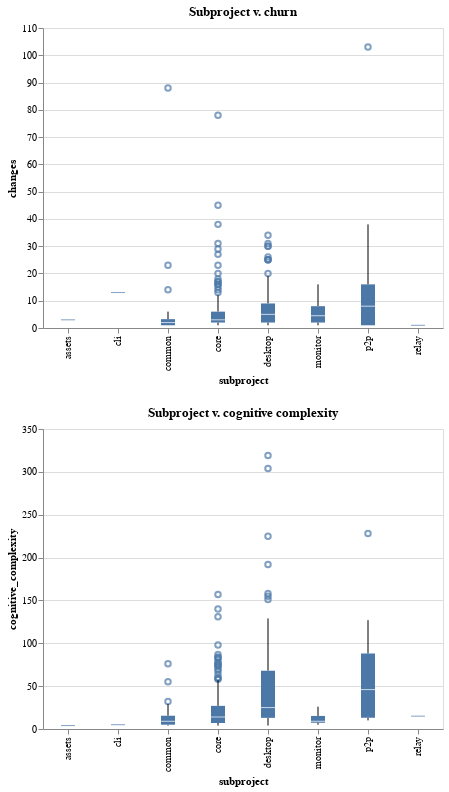

The code cell stored with this chart in its notebook:
### Code cell
df |>
@vlplot() + [
plot_x_v_y("subproject:n", "changes:q", "Subproject v. churn");
plot_x_v_y("subproject:n", "cognitive_complexity:q", "Subproject v. cognitive complexity");
]

### Figure 1 — Vega-Lite specification as saved in the notebook (floating-point values rounded to 4 significant figures; data arrays with more than 128 entries replaced by an {"elided": "..."} marker saying what was removed)
{"data": {"values": {"elided": "417 records"}}, "vconcat": [{"encoding": {"x": {"field": "subproject", "type": "nominal"}, "y": {"field": "changes", "type": "quantitative"}}, "mark": {"extent": 1.5, "type": "boxplot"}, "title": "Subproject v. churn", "width": 400}, {"encoding": {"x": {"field": "subproject", "type": "nominal"}, "y": {"field": "cognitive_complexity", "type": "quantitative"}}, "mark": {"extent": 1.5, "type": "boxplot"}, "title": "Subproject v. cognitive complexity", "width": 400}]}
